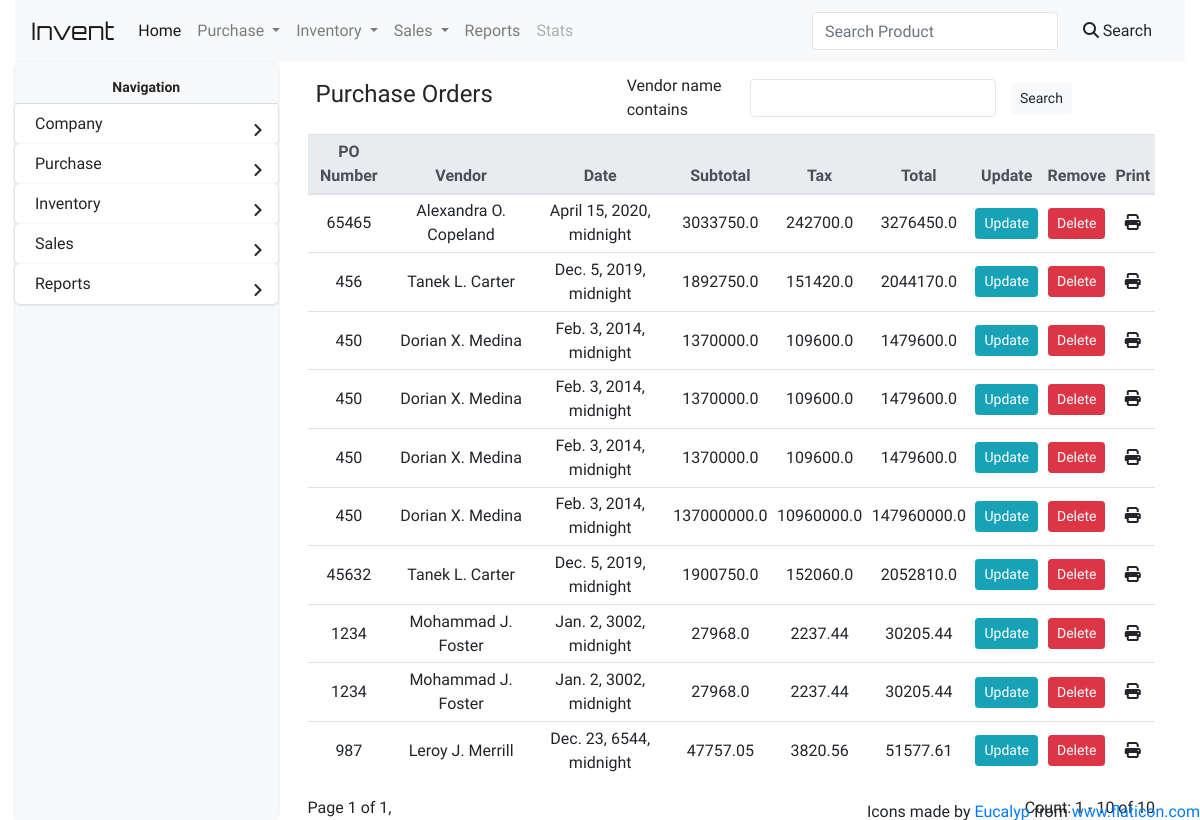
/purchase_orders/, run on an earlier commit of the app's database.
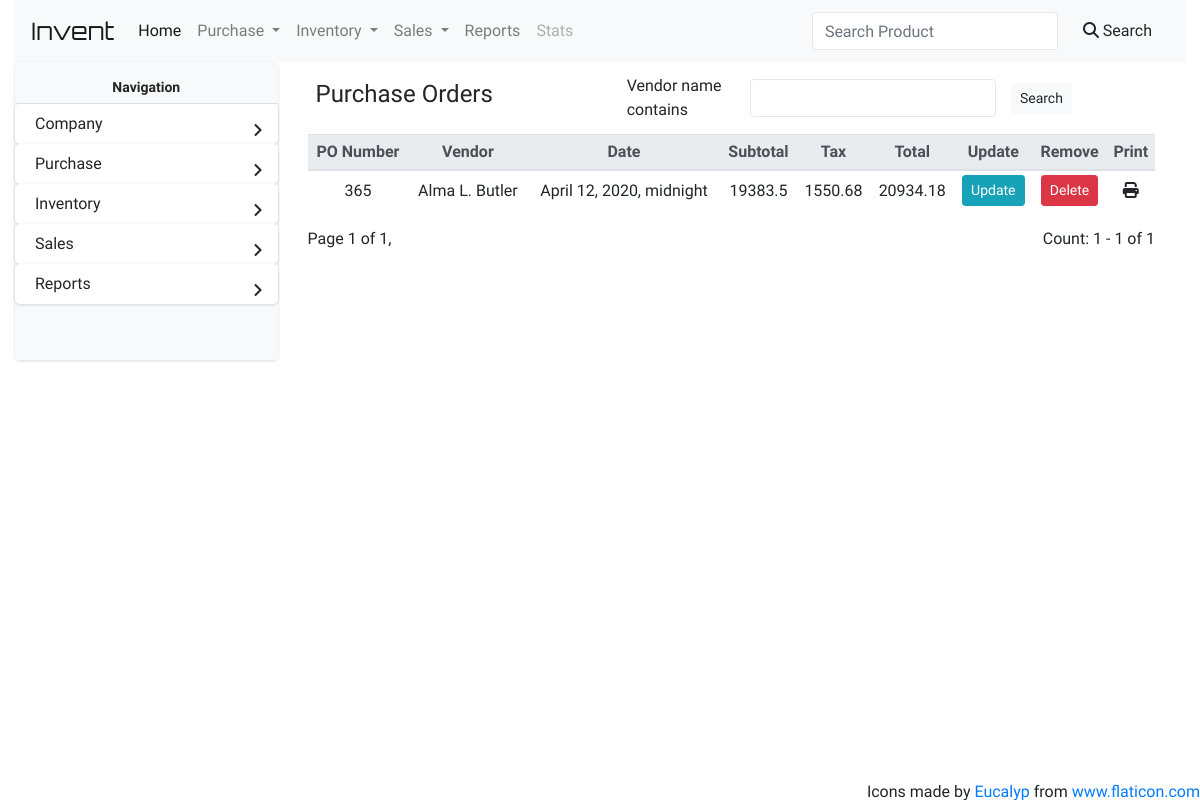
And on a later commit of the database.
### InvManage/models.py (models this page shows)
class PurchaseOrder(models.Model):
    vendor = models.ForeignKey(Vendor,on_delete=models.CASCADE)
    date = models.DateTimeField(default=timezone.now,null=True, blank=True)
    po = models.IntegerField()
    discount = models.FloatField(default=0,null=True)
    tax = models.FloatField(default=0,null=True)
    paid = models.FloatField(default=0,null=True)
    balance = models.FloatField(default=0,null=True)
    subtotal = models.FloatField(default=0,null=True)
    taxtotal = models.FloatField(default=0,null=True)
    ordertotal = models.FloatField(default=0,null=True)

class Vendor(models.Model):
    name = models.CharField(max_length=100)
    identifier = models.CharField(null=True, blank=True,max_length=100)
    phone = models.CharField(max_length=100, null=True, blank=True)
    address = models.TextField(null=True, blank=True)
    email = models.CharField(null=True, blank=True,max_length=100)
    location = models.CharField(null=True, blank=True,max_length=100)
    def __str__(self):
        return self.name

### InvManage/views.py (the view)
# urls.py: path('purchase_orders/',display_purchase_orders_view, name='purchase_orders'),
def display_purchase_orders_view(request):
	if request.method == 'GET':
		pos = PurchaseOrder.objects.all()
		myFilter = PurchaseOrderFilter(request.GET, queryset=pos)
		pos = myFilter.qs
		number_of_vendors = len(pos)
		paginator = Paginator(pos,15)
		page_number = request.GET.get('page')
		page_obj = paginator.get_page(page_number)
		return render(request, 'purchase_order/purchase_orders.html',{'page_obj':page_obj,'myFilter':myFilter, 'n_prod': number_of_vendors})

### InvManage/templates/purchase_order/purchase_orders.html (shortened to what this page needs)
{% extends 'base.html' %}
{% load template_helpers %}
{% load static %}
{% block title %}
  <div class="m-2">
    <div class="d-flex align-items-center row">
        <div class="col-sm-4">
          <h2 class="mr-auto label-head">Purchase Orders</h2>
        </div>
        <div class="col-sm-8">
          <form class="form-inline" id="poFilterForm" action="" method="GET">
              <div class="col-sm-9">
              {% for field in myFilter.form %}
                <div class="form-group form-row m-1">
                    <div class="col-sm-4">
                        <label>{{ field.label }}</label>
                    </div>
                    <div class="col-sm-8">
                        {{ field }}
                    </div>
                </div>
              </div>
                {% endfor %}
                  <button class="btn btn-sm btn-light" type="submit">Search</button>
          </form>
        </div>
    </div>
  </div>
{% endblock title %}
{% block contents %}
    <table class="table table-sm">
        <thead class="thead-light">
        <tr>
            <th scope="col">PO Number</th>
            <th scope="col">Vendor</th>
            <th scope="col">Date</th>
            <th scope="col">Subtotal</th>
            <th scope="col">Tax</th>
            <th scope="col">Total</th>
            <th scope="col">Update</th>
            <th scope="col">Remove</th>
            <th scope="col">Print</th>
        </tr>
        </thead>
        <tbody>
            {% for po in page_obj %}
            <tr>
                <td class="po_name">{{ po.po }}</td>
                <td>{{ po.vendor }}</td>
                <td>{{ po.date }}</td>
                <td>{{ po.subtotal }}</td>
                <td>{{ po.taxtotal }}</td>
                <td>{{ po.ordertotal }}</td>
                <td><a href="{% url 'update_purchase_order' po.id %}" class="btn btn-sm btn-info">Update</a></td>
                <td><a href="" class="btn btn-sm btn-danger" data-toggle="modal" data-target="#delModal" data-del_url="{% url 'delete_purchase_order' po.id %}" data-vend_name="{{ po.name }}" data-vend_id="{{ po.id }}">Delete</a></td>
                <td><a onclick="printInvoice(this)" data-print_url="{% url 'print_purchase_order' po.id %}" data-po_id="{{ po.id }}" style="font-size: 1em; cursor: pointer;"><i class="fas fa-print"></i></a></td>
            </tr>
            {% endfor %}
        </tbody>
    </table>
    <div class="d-flex">
      <div class="pagination mr-auto">
        <span class="step-links">
          <span class="current">
            Page {{ page_obj.number }} of {{ page_obj.paginator.num_pages }},
          </span>
        </span>
      </div>
      <div>
        Count: {{ page_obj.start_index }} - {{ page_obj.end_index }} of {{ n_prod }}
      </div>
    </div>
{% endblock %}

### InvManage/templates/base.html (shortened to what this page needs)
{% load static %}
<!DOCTYPE html>
<html>
<head>
		<link rel="stylesheet" href="{% static 'sidebar.css' %}">
		<link rel="stylesheet" href="{% static 'bootstrap.min.css' %}">
		{% load static %}
		<link rel="stylesheet" href="{% static 'dropzone.css' %}">
</head>
<body>
	<div class="container col-sm-12">
		{% include "navbar/navbar.html" %}
	</div>
	<div class="container col-sm-12 row">
		<div class="col-sm-3 sidebar">
			{% include "crud/sidebar.html" %}
		</div>
		<div class="col-sm-9 workarea">
			{% block title %}
			{% endblock %}
			{% block contents %}
			{% endblock %}
		</div>
		<div class="attribution">Icons made by <a href="https://www.flaticon.com/authors/eucalyp" title="Eucalyp">Eucalyp</a> from <a href="https://www.flaticon.com/" title="Flaticon">www.flaticon.com</a></div>
</body>
</html>

### InvManage/templates/navbar/navbar.html (shortened to what this page needs)
<nav class="navbar navbar-expand-lg navbar-light bg-light">
  <a class="navbar-brand app-name" href="#">Invent</a>
  <div class="collapse navbar-collapse" id="navbarSupportedContent">
    <ul class="navbar-nav mr-auto">
      <li class="nav-item active">
        <a class="nav-link" href="#">Home<span class="sr-only">(current)</span></a>
      </li>
      {% include "navbar/purchase.html" %}
      {% include "navbar/storage.html" %}
      {% include "navbar/sales.html" %}
      <li class="nav-item">
        <a class="nav-link" href="#">Reports</a>
      </li>
      <li class="nav-item">
        <a class="nav-link disabled" href="#">Stats</a>
      </li>
    </ul>
    <form class="form-inline my-2 my-lg-0">
      <input class="form-control mr-sm-2" type="search" placeholder="Search Product" aria-label="Search">
      <button class="btn btn-light my-2 my-sm-0 m-1" type="submit"><i class="fas fa-search"></i> Search</button>
    </form>
  </div>

### InvManage/templates/navbar/purchase.html (shortened to what this page needs)
<li class="nav-item dropdown">
    <a class="nav-link dropdown-toggle" href="#" id="navbarDropdown" role="button" data-toggle="dropdown" aria-haspopup="true" aria-expanded="false">
      Purchase
    </a>
  </li>

### InvManage/templates/navbar/storage.html (shortened to what this page needs)
<li class="nav-item dropdown">
    <a class="nav-link dropdown-toggle" href="#" id="navbarDropdown" role="button" data-toggle="dropdown" aria-haspopup="true" aria-expanded="false">
      Inventory
    </a>
  </li>

### InvManage/templates/navbar/sales.html (shortened to what this page needs)
<li class="nav-item dropdown">
    <a class="nav-link dropdown-toggle" href="#" id="navbarDropdown" role="button" data-toggle="dropdown" aria-haspopup="true" aria-expanded="false">
      Sales
    </a>
  </li>

### InvManage/templates/crud/sidebar.html (shortened to what this page needs)
<div class="card h-100 bg-light">
<div class="sidebar-menu h-100 bg-light">
    <ul style="list-style-type:none;">
      <li class="header-menu border-bottom" style="text-align: center;">
        <span>Navigation</span>
      </li>
      <li class="sidebar-dropdown">
        <a id="company" href="#">
          <span>Company</span>
        </a>
      </li>
      <li class="sidebar-dropdown">
        <a id="purchase" href="#">
          <span>Purchase</span>
        </a>
      </li>
      <li class="sidebar-dropdown">
        <a id="inventory" href="#">
          <span>Inventory</span>
        </a>
      </li>
      <li class="sidebar-dropdown">
        <a id="sales" href="#">
          <span>Sales</span>
        </a>
      </li>
      <li class="sidebar-dropdown">
        <a id="reports" href="#">
          <span>Reports</span>
        </a>
      </li>
    </ul>
  </div>
</div>

### InventoryManagement/assets/css/sidebar.css (style rules this page uses)
body { font-size: 0.9rem; }
.sidebar-menu { padding-bottom: 10px; font-family: 'Comfortaa', cursive; font-size: 1em; color: #252525; }
.sidebar-menu .header-menu span { font-weight: bold; font-size: 14px; padding: 15px 20px 5px 20px; display: inline-block; }
.sidebar-menu ul li a { display: inline-block; width: 100%; text-decoration: none; position: relative; padding: 8px 30px 8px 20px; color: #252525; }
.sidebar-dropdown { background-color: #ffffff; border-radius: 5px; -webkit-box-shadow: 0 1px 2.94px 0.06px rgba(4,26,55,0.16); box-shadow: 0 1px 2.94px 0.06px rgba(4,26,55,0.16); border: none; -webkit-transition: all 0.3s ease-in-out; transition: all 0.3s ease-in-out; font-family: 'Comfortaa', cursive; list-style-type: none; }
.sidebar-menu .sidebar-dropdown > a:after { font-family: "Font Awesome 5 Free"; font-weight: 900; content: "\f105"; font-style: normal; display: inline-block; font-style: normal; font-variant: normal; text-rendering: auto; -webkit-font-smoothing: antialiased; -moz-osx-font-smoothing: grayscale; text-align: center; background: 0 0; position: absolute; right: 15px; top: 14px; }

### InvManage/templates/base.html (style rules this page uses)
.app-name { font-family: 'Orbitron', sans-serif; font-size: 1.5em; }
body { font-family: 'Comfortaa', cursive; font-size: 1em; }
div.card { background-color: #ffffff; border-radius: 5px; -webkit-box-shadow: 0 1px 2.94px 0.06px rgba(4,26,55,0.16); box-shadow: 0 1px 2.94px 0.06px rgba(4,26,55,0.16); border: none; margin-bottom: 30px; -webkit-transition: all 0.3s ease-in-out; transition: all 0.3s ease-in-out; font-family: 'Comfortaa', cursive; }
.card { background: linear-gradient(45deg,#ffffff,#ffffff); }
ul { list-style-type: none; padding-inline-start: 0px; }
.label-head { color: #252525; font-family: 'Baloo 2', cursive; font-size: 1.5em; }
label, .collapsable_card_header { margin: 0; color: #252525; font-size: 1em; font-family: 'Comfortaa', cursive; }
div.attribution { height: 20px; position: fixed; bottom: 0; right: 0; }
.workarea { background-color: linear-gradient(#84c0da, #f6fcff); }
.form-control { background-color: #ffffff; border-style: solid; border-color: #e7e7e7; }
.table td, .table th, .table input { text-align: center; vertical-align: middle; font-family: 'Comfortaa', cursive; }

What changed in the data, as far as the page shows it:
removed PurchaseOrder: po "65465", vendor "Alexandra O. Copeland", date "April 15, 2020, midnight", subtotal "3033750.0", taxtotal "242700.0", ordertotal "3276450.0"
removed PurchaseOrder: po "456", vendor "Tanek L. Carter", date "Dec. 5, 2019, midnight", subtotal "1892750.0", taxtotal "151420.0", ordertotal "2044170.0"
removed PurchaseOrder: po "450", vendor "Dorian X. Medina", date "Feb. 3, 2014, midnight", subtotal "1370000.0", taxtotal "109600.0", ordertotal "1479600.0"
removed PurchaseOrder: po "450", vendor "Dorian X. Medina", date "Feb. 3, 2014, midnight", subtotal "1370000.0", taxtotal "109600.0", ordertotal "1479600.0"
removed PurchaseOrder: po "450", vendor "Dorian X. Medina", date "Feb. 3, 2014, midnight", subtotal "1370000.0", taxtotal "109600.0", ordertotal "1479600.0"
removed PurchaseOrder: po "450", vendor "Dorian X. Medina", date "Feb. 3, 2014, midnight", subtotal "137000000.0", taxtotal "10960000.0", ordertotal "147960000.0"
removed PurchaseOrder: po "45632", vendor "Tanek L. Carter", date "Dec. 5, 2019, midnight", subtotal "1900750.0", taxtotal "152060.0", ordertotal "2052810.0"
removed PurchaseOrder: po "1234", vendor "Mohammad J. Foster", date "Jan. 2, 3002, midnight", subtotal "27968.0", taxtotal "2237.44", ordertotal "30205.44"
removed PurchaseOrder: po "1234", vendor "Mohammad J. Foster", date "Jan. 2, 3002, midnight", subtotal "27968.0", taxtotal "2237.44", ordertotal "30205.44"
removed PurchaseOrder: po "987", vendor "Leroy J. Merrill", date "Dec. 23, 6544, midnight", subtotal "47757.05", taxtotal "3820.56", ordertotal "51577.61"
added PurchaseOrder: po "365", vendor "Alma L. Butler", date "April 12, 2020, midnight", subtotal "19383.5", taxtotal "1550.68", ordertotal "20934.18"
Also different on the page:
{{ page_obj.end_index }}: "10" → "1"
{{ n_prod }}: "10" → "1"
